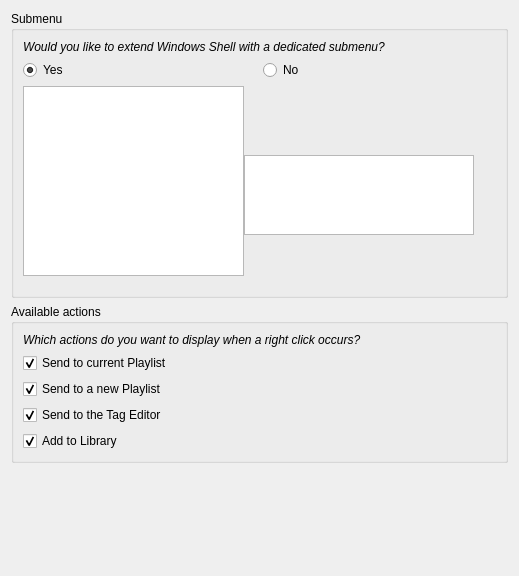
<?xml version="1.0" encoding="UTF-8"?>
<ui version="4.0">
 <class>MiamPlayerShellConfigPage</class>
 <widget class="QWidget" name="MiamPlayerShellConfigPage">
  <property name="geometry">
   <rect>
    <x>0</x>
    <y>0</y>
    <width>519</width>
    <height>576</height>
   </rect>
  </property>
  <property name="windowTitle">
   <string notr="true"/>
  </property>
  <layout class="QVBoxLayout" name="verticalLayout_2">
   <item>
    <widget class="QGroupBox" name="subMenuGroupBox">
     <property name="title">
      <string>Submenu</string>
     </property>
     <layout class="QVBoxLayout" name="verticalLayout_3">
      <item>
       <widget class="QLabel" name="labelExtendShell">
        <property name="font">
         <font>
          <italic>true</italic>
         </font>
        </property>
        <property name="text">
         <string>Would you like to extend Windows Shell with a dedicated submenu?</string>
        </property>
        <property name="wordWrap">
         <bool>true</bool>
        </property>
       </widget>
      </item>
      <item>
       <layout class="QHBoxLayout" name="horizontalLayout">
        <item>
         <widget class="QRadioButton" name="radioButtonEnableSubmenu">
          <property name="text">
           <string>Yes</string>
          </property>
          <property name="checked">
           <bool>true</bool>
          </property>
         </widget>
        </item>
        <item>
         <widget class="QRadioButton" name="radioButtonDisableSubMenu">
          <property name="text">
           <string>No</string>
          </property>
         </widget>
        </item>
       </layout>
      </item>
      <item>
       <layout class="QHBoxLayout" name="horizontalLayout_2" stretch="10,10,1">
        <property name="spacing">
         <number>0</number>
        </property>
        <item>
         <layout class="QVBoxLayout" name="verticalLayout_6">
          <item>
           <widget class="ListWidget" name="menu">
            <property name="sizePolicy">
             <sizepolicy hsizetype="Expanding" vsizetype="Preferred">
              <horstretch>0</horstretch>
              <verstretch>0</verstretch>
             </sizepolicy>
            </property>
            <property name="minimumSize">
             <size>
              <width>220</width>
              <height>190</height>
             </size>
            </property>
            <property name="maximumSize">
             <size>
              <width>360</width>
              <height>210</height>
             </size>
            </property>
            <property name="verticalScrollBarPolicy">
             <enum>Qt::ScrollBarAlwaysOff</enum>
            </property>
            <property name="horizontalScrollBarPolicy">
             <enum>Qt::ScrollBarAlwaysOff</enum>
            </property>
            <property name="sizeAdjustPolicy">
             <enum>QAbstractScrollArea::AdjustToContents</enum>
            </property>
            <property name="editTriggers">
             <set>QAbstractItemView::NoEditTriggers</set>
            </property>
            <property name="resizeMode">
             <enum>QListView::Adjust</enum>
            </property>
            <property name="currentRow">
             <number>-1</number>
            </property>
           </widget>
          </item>
          <item>
           <spacer name="verticalSpacer_4">
            <property name="orientation">
             <enum>Qt::Vertical</enum>
            </property>
            <property name="sizeType">
             <enum>QSizePolicy::MinimumExpanding</enum>
            </property>
            <property name="sizeHint" stdset="0">
             <size>
              <width>20</width>
              <height>10</height>
             </size>
            </property>
           </spacer>
          </item>
         </layout>
        </item>
        <item>
         <layout class="QVBoxLayout" name="verticalLayout">
          <property name="spacing">
           <number>0</number>
          </property>
          <item>
           <spacer name="verticalSpacer_2">
            <property name="orientation">
             <enum>Qt::Vertical</enum>
            </property>
            <property name="sizeType">
             <enum>QSizePolicy::Fixed</enum>
            </property>
            <property name="sizeHint" stdset="0">
             <size>
              <width>20</width>
              <height>69</height>
             </size>
            </property>
           </spacer>
          </item>
          <item>
           <widget class="ListWidget" name="subMenu">
            <property name="sizePolicy">
             <sizepolicy hsizetype="Expanding" vsizetype="Minimum">
              <horstretch>0</horstretch>
              <verstretch>0</verstretch>
             </sizepolicy>
            </property>
            <property name="minimumSize">
             <size>
              <width>230</width>
              <height>80</height>
             </size>
            </property>
            <property name="maximumSize">
             <size>
              <width>360</width>
              <height>80</height>
             </size>
            </property>
            <property name="verticalScrollBarPolicy">
             <enum>Qt::ScrollBarAlwaysOff</enum>
            </property>
            <property name="horizontalScrollBarPolicy">
             <enum>Qt::ScrollBarAlwaysOff</enum>
            </property>
            <property name="sizeAdjustPolicy">
             <enum>QAbstractScrollArea::AdjustToContents</enum>
            </property>
            <property name="editTriggers">
             <set>QAbstractItemView::NoEditTriggers</set>
            </property>
            <property name="resizeMode">
             <enum>QListView::Adjust</enum>
            </property>
            <property name="currentRow">
             <number>-1</number>
            </property>
           </widget>
          </item>
          <item>
           <spacer name="verticalSpacer_5">
            <property name="orientation">
             <enum>Qt::Vertical</enum>
            </property>
            <property name="sizeHint" stdset="0">
             <size>
              <width>0</width>
              <height>0</height>
             </size>
            </property>
           </spacer>
          </item>
         </layout>
        </item>
        <item>
         <spacer name="horizontalSpacer_2">
          <property name="orientation">
           <enum>Qt::Horizontal</enum>
          </property>
          <property name="sizeType">
           <enum>QSizePolicy::Preferred</enum>
          </property>
          <property name="sizeHint" stdset="0">
           <size>
            <width>0</width>
            <height>20</height>
           </size>
          </property>
         </spacer>
        </item>
       </layout>
      </item>
     </layout>
    </widget>
   </item>
   <item>
    <widget class="QGroupBox" name="actionsGroupBox">
     <property name="title">
      <string>Available actions</string>
     </property>
     <layout class="QVBoxLayout" name="verticalLayout_4">
      <item>
       <widget class="QLabel" name="labelChooseActions">
        <property name="font">
         <font>
          <italic>true</italic>
         </font>
        </property>
        <property name="text">
         <string>Which actions do you want to display when a right click occurs?</string>
        </property>
        <property name="wordWrap">
         <bool>true</bool>
        </property>
       </widget>
      </item>
      <item>
       <widget class="QCheckBox" name="sendToCurrentPlaylist">
        <property name="text">
         <string>Send to current Playlist</string>
        </property>
        <property name="checked">
         <bool>true</bool>
        </property>
       </widget>
      </item>
      <item>
       <widget class="QCheckBox" name="sendToNewPlaylist">
        <property name="text">
         <string>Send to a new Playlist</string>
        </property>
        <property name="checked">
         <bool>true</bool>
        </property>
       </widget>
      </item>
      <item>
       <widget class="QCheckBox" name="sendToEditor">
        <property name="text">
         <string>Send to the Tag Editor</string>
        </property>
        <property name="checked">
         <bool>true</bool>
        </property>
       </widget>
      </item>
      <item>
       <widget class="QCheckBox" name="addToLibrary">
        <property name="text">
         <string>Add to Library</string>
        </property>
        <property name="checked">
         <bool>true</bool>
        </property>
       </widget>
      </item>
     </layout>
    </widget>
   </item>
   <item>
    <spacer name="verticalSpacer_3">
     <property name="orientation">
      <enum>Qt::Vertical</enum>
     </property>
     <property name="sizeType">
      <enum>QSizePolicy::MinimumExpanding</enum>
     </property>
     <property name="sizeHint" stdset="0">
      <size>
       <width>20</width>
       <height>40</height>
      </size>
     </property>
    </spacer>
   </item>
  </layout>
 </widget>
 <customwidgets>
  <customwidget>
   <class>ListWidget</class>
   <extends>QListWidget</extends>
   <header>listwidget.h</header>
  </customwidget>
 </customwidgets>
 <resources/>
 <connections/>
</ui>
